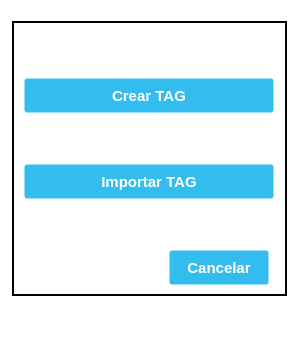
<?xml version="1.0" encoding="UTF-8"?>
<ui version="4.0">
 <class>CreateTAG_Menu</class>
 <widget class="QMainWindow" name="CreateTAG_Menu">
  <property name="geometry">
   <rect>
    <x>0</x>
    <y>0</y>
    <width>300</width>
    <height>340</height>
   </rect>
  </property>
  <property name="minimumSize">
   <size>
    <width>300</width>
    <height>340</height>
   </size>
  </property>
  <property name="maximumSize">
   <size>
    <width>300</width>
    <height>340</height>
   </size>
  </property>
  <property name="windowTitle">
   <string>Crear TAG</string>
  </property>
  <property name="windowIcon">
   <iconset>
    <normaloff>//nas01/DATOS/Comunes/EIPSA-ERP/Recursos/Iconos/icon.ico</normaloff>//nas01/DATOS/Comunes/EIPSA-ERP/Recursos/Iconos/icon.ico</iconset>
  </property>
  <property name="styleSheet">
   <string notr="true">QWidget {
background-color: rgb(255, 255, 255);
}

.QFrame {
	border: 2px solid black;
}

QPushButton {
background-color: #33bdef;
  border: 1px solid transparent;
  border-radius: 3px;
  box-shadow: rgba(255, 255, 255, .4) 0 1px 0 0 inset;
  box-sizing: border-box;
  color: #fff;
  cursor: pointer;
  display: inline-block;
  font-family: -apple-system,system-ui,&quot;Segoe UI&quot;,&quot;Liberation Sans&quot;,sans-serif;
  font-size: 15px;
  font-weight: 800;
  line-height: 1.15385;
  margin: 0;
  outline: none;
  padding: 8px .8em;
  text-align: center;
  text-decoration: none;
  text-shadow: 0px 1px 0px #263666;
  user-select: none;
  -webkit-user-select: none;
  touch-action: manipulation;
  vertical-align: baseline;
  white-space: nowrap;
}

QPushButton:hover {
	background-color: #019ad2;
	border-color: rgb(0, 0, 0);
}

QPushButton:pressed {
	background-color: rgb(1, 140, 190);
	border-color: rgb(255, 255, 255);
}</string>
  </property>
  <widget class="QWidget" name="centralwidget">
   <layout class="QGridLayout" name="gridLayout">
    <item row="0" column="0">
     <widget class="QFrame" name="frame">
      <property name="minimumSize">
       <size>
        <width>275</width>
        <height>275</height>
       </size>
      </property>
      <property name="maximumSize">
       <size>
        <width>275</width>
        <height>275</height>
       </size>
      </property>
      <property name="frameShape">
       <enum>QFrame::StyledPanel</enum>
      </property>
      <property name="frameShadow">
       <enum>QFrame::Raised</enum>
      </property>
      <layout class="QGridLayout" name="gridLayout_2">
       <item row="4" column="0">
        <spacer name="vSpacer3">
         <property name="orientation">
          <enum>Qt::Vertical</enum>
         </property>
         <property name="sizeType">
          <enum>QSizePolicy::Fixed</enum>
         </property>
         <property name="sizeHint" stdset="0">
          <size>
           <width>20</width>
           <height>80</height>
          </size>
         </property>
        </spacer>
       </item>
       <item row="1" column="0">
        <widget class="QPushButton" name="Button_Create">
         <property name="minimumSize">
          <size>
           <width>250</width>
           <height>35</height>
          </size>
         </property>
         <property name="maximumSize">
          <size>
           <width>250</width>
           <height>35</height>
          </size>
         </property>
         <property name="text">
          <string>Crear TAG</string>
         </property>
        </widget>
       </item>
       <item row="2" column="0">
        <spacer name="vSpacer2">
         <property name="orientation">
          <enum>Qt::Vertical</enum>
         </property>
         <property name="sizeType">
          <enum>QSizePolicy::Fixed</enum>
         </property>
         <property name="sizeHint" stdset="0">
          <size>
           <width>20</width>
           <height>50</height>
          </size>
         </property>
        </spacer>
       </item>
       <item row="3" column="0">
        <widget class="QPushButton" name="Button_Import">
         <property name="minimumSize">
          <size>
           <width>250</width>
           <height>35</height>
          </size>
         </property>
         <property name="maximumSize">
          <size>
           <width>250</width>
           <height>35</height>
          </size>
         </property>
         <property name="text">
          <string>Importar TAG</string>
         </property>
        </widget>
       </item>
       <item row="5" column="0">
        <layout class="QHBoxLayout" name="horizontalLayout">
         <property name="topMargin">
          <number>0</number>
         </property>
         <item>
          <spacer name="hSpacer1">
           <property name="orientation">
            <enum>Qt::Horizontal</enum>
           </property>
           <property name="sizeType">
            <enum>QSizePolicy::Fixed</enum>
           </property>
           <property name="sizeHint" stdset="0">
            <size>
             <width>140</width>
             <height>20</height>
            </size>
           </property>
          </spacer>
         </item>
         <item>
          <widget class="QPushButton" name="Button_Cancel">
           <property name="enabled">
            <bool>true</bool>
           </property>
           <property name="minimumSize">
            <size>
             <width>100</width>
             <height>35</height>
            </size>
           </property>
           <property name="maximumSize">
            <size>
             <width>100</width>
             <height>35</height>
            </size>
           </property>
           <property name="text">
            <string>Cancelar</string>
           </property>
          </widget>
         </item>
        </layout>
       </item>
       <item row="0" column="0">
        <spacer name="vSpacer1">
         <property name="orientation">
          <enum>Qt::Vertical</enum>
         </property>
         <property name="sizeType">
          <enum>QSizePolicy::Fixed</enum>
         </property>
         <property name="sizeHint" stdset="0">
          <size>
           <width>20</width>
           <height>50</height>
          </size>
         </property>
        </spacer>
       </item>
      </layout>
     </widget>
    </item>
   </layout>
  </widget>
  <widget class="QMenuBar" name="menubar">
   <property name="geometry">
    <rect>
     <x>0</x>
     <y>0</y>
     <width>300</width>
     <height>22</height>
    </rect>
   </property>
  </widget>
  <widget class="QStatusBar" name="statusbar"/>
 </widget>
 <resources/>
 <connections>
  <connection>
   <sender>Button_Cancel</sender>
   <signal>clicked()</signal>
   <receiver>CreateTAG_Menu</receiver>
   <slot>close()</slot>
   <hints>
    <hint type="sourcelabel">
     <x>203</x>
     <y>282</y>
    </hint>
    <hint type="destinationlabel">
     <x>232</x>
     <y>313</y>
    </hint>
   </hints>
  </connection>
 </connections>
</ui>
